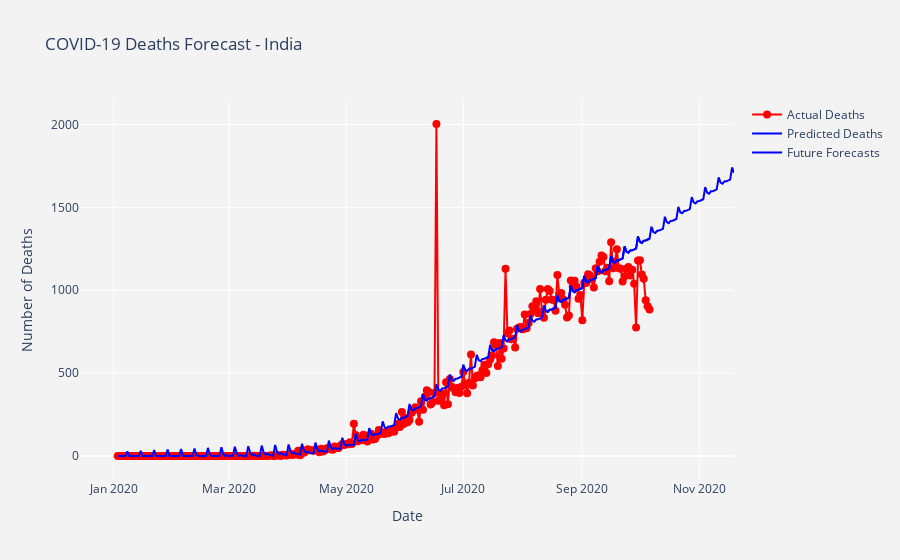

Notebook cell for this chart:
### Code cell
# lets get forecasts for india

country = 'India'
get_forecasts_fbprophet(country).show()
